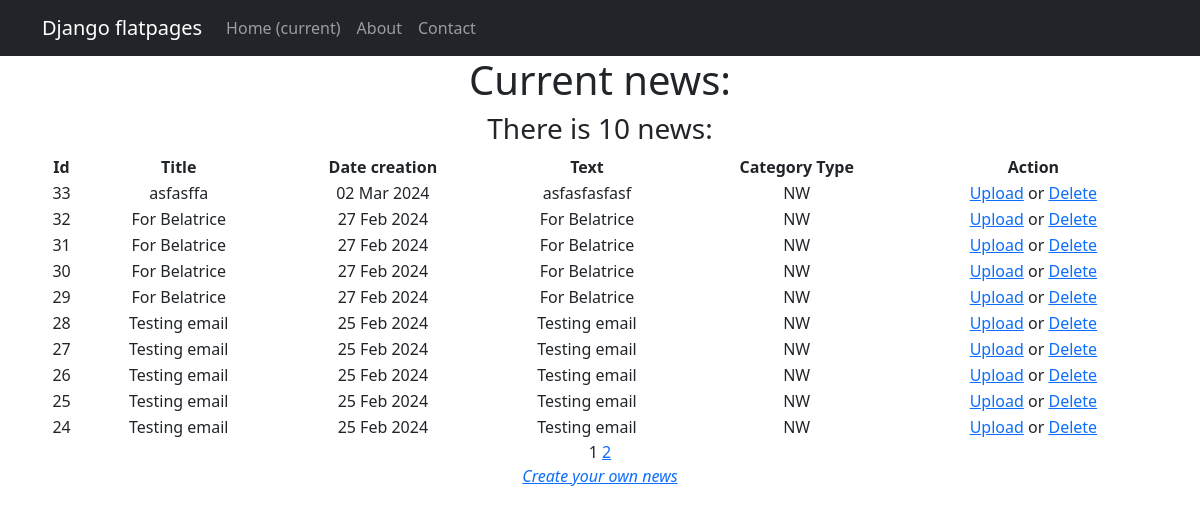
The page /news/ on the database as committed earlier.
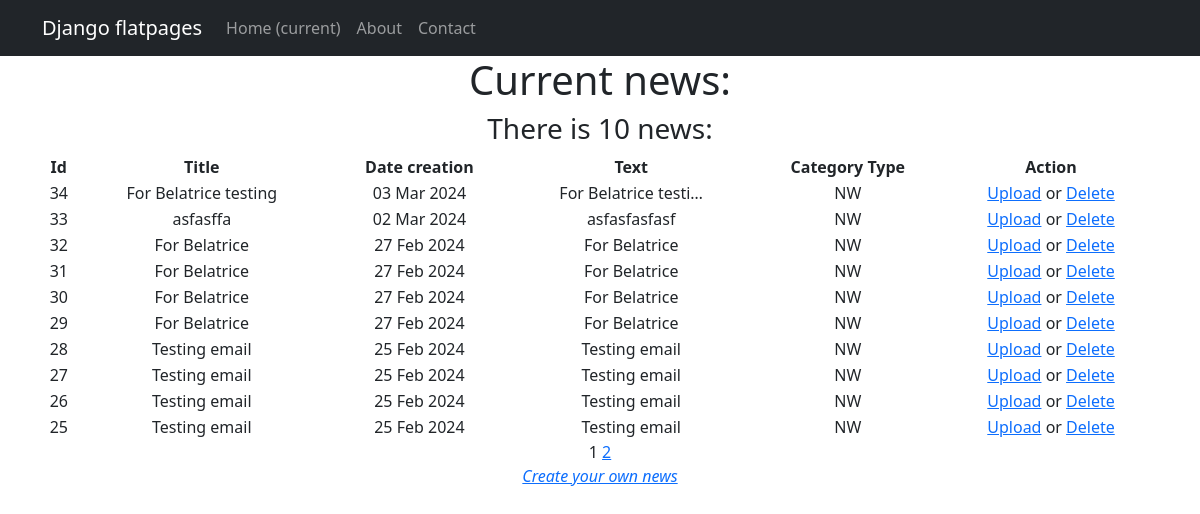
The same page on the database as committed later.
### newapp/models.py (models this page shows, shortened)
class Post(models.Model):# содержать в себе статьи и новости, которые создают пользователи
    author = models.ForeignKey(Author, on_delete = models.CASCADE)# связь «один ко многим» с моделью Author;
    News = 'NW'# новость
    Article = 'AR'# статья
    CATEGORY_CHOICES = (
        (News, 'Новость'),
        (Article, 'Статья')
    )
    categoryType = models.CharField(max_length = 2, choices = CATEGORY_CHOICES, default = Article)# поле с выбором — «статья» или «новость»;
    dateCreation = models.DateTimeField(auto_now_add = True)# автоматически добавляемая дата и время создания;
    postCategory = models.ManyToManyField(Category, through= 'PostCategory')# связь «многие ко многим» с моделью Category (с дополнительной моделью PostCategory);
    title = models.CharField(max_length= 128) # заголовок статьи/новости;
    text = models.TextField() # текст статьи/новости;
    rating = models.SmallIntegerField(default=0)# рейтинг статьи/новости.

### newapp/views.py (the view)
# urls.py: path('', NewsList.as_view(), name='news_list'),
class NewsList(ListView):
    model = Post
    ordering = '-dateCreation'
    template_name = 'news_list.html'
    context_object_name = 'news_list'
    paginate_by = 10  # вот так мы можем указать количество записей на странице

### newapp/templatetags/custom_filters.py (called while the page is built)
@register.filter()
def censor(value):
    for word in censor_list:
        value = value.replace(word[1:], '*' * len(word[1:])) #Строковый метод str.replace(old, new[, count]) вернет копию строки,
    return value # Возвращаемое функцией значение подставится в шаблон.

### newapp/templates/news_list.html (shortened to what this page needs)
{% extends 'flatpages/default.html' %}
{% load custom_filters %}
{% block content %}
<h1>Current news:</h1>
<h3>There is {{news_list|length}} news:</h3>
{% if news_list %}
    <table width="100%">
        <tr>
            <td> <b>Id </b> </td>
            <td> <b>Title </b> </td>
            <td> <b>Date creation</b> </td>
            <td> <b>Text</b> </td>
            <td> <b>Category Type</b> </td>
            <td> <b>Action</b> </td>
        </tr>
           {% for one_news in news_list %}
           <tr>
               <td>{{ one_news.id}}</td>
               <td>{{ one_news.title|censor }}</td>
               <td>{{ one_news.dateCreation|date:"d M Y"}}</td>
               <td>{{ one_news.text|truncatechars:20|censor}}</td>
               <td>{{ one_news.categoryType}}</td>
               <td><a href="{% url 'news_update' one_news.id %}">Upload</a> or <a href="{% url 'news_delete' one_news.id %}">Delete</a></td>
           </tr>
           {% endfor %}
    </table>
{% else %}
       <h2>No current news!</h2>
{% endif %}
   {{ page_obj.number }}
   {% if page_obj.has_next %}
       <a href="?page={{ page_obj.next_page_number }}">{{ page_obj.next_page_number }}</a>
   {% endif %}
<footer> <i><a href="{% url 'news_create'%}">Create your own news</a></i></footer>
{% endblock content%}

### newapp/templates/flatpages/default.html (shortened to what this page needs)
<!DOCTYPE html>
<html lang="en">
    <head>
        {% load static %}
        <link href="{% static 'css/styles.css' %}" rel="stylesheet" />
    </head>
    <body>
<nav class="navbar navbar-expand-lg navbar-dark bg-dark static-top">
   <div class="container">
       <a class="navbar-brand" href="#">Django flatpages</a>
       <div class="collapse navbar-collapse" id="navbarResponsive">
           <ul class="navbar-nav ml-auto">
               <li class="nav-item active">
                   <a class="nav-link" href="#">Home
                       <span class="sr-only">(current)</span>
                   </a>
               </li>
               <li class="nav-item">
                   <a class="nav-link" href="/about/">About</a>
               </li>
               <li class="nav-item">
                   <a class="nav-link" href="/contacts/">Contact</a>
               </li>
           </ul>
       </div>
   </div>
</nav>
        <div class="container">
            <div class="row">
                <div class="col-lg-12 text-center">
                    {% block content %}{% endblock content %}
                </div>
            </div>
        </div>
    </body>
</html>

Rows that differ between the two databases and show on the page:
no longer on this page (row unchanged): Post: id "24", title|censor "Testing email", dateCreation "25 Feb 2024", text|censor "Testing email", categoryType "NW"
added Post: id "34", title|censor "For Belatrice testing", dateCreation "03 Mar 2024", text|censor "For Belatrice testi…", categoryType "NW"
